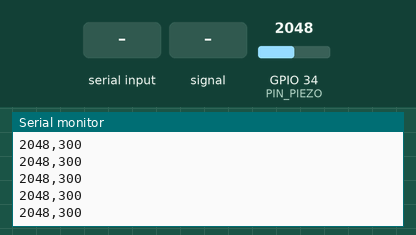
A sketch run on a simulated ESP32. On the bench: the last lines printed to the serial monitor. The inputs (shaded band) are chosen by the test bench; at power-on: GPIO 34 (PIN_PIEZO) = 2048 (analog values on the 0–4095 scale).

Above: at 1.5 s.
1.6 s: "p" received over Serial
3.1 s: "e" received over Serial
At 3.45 s:
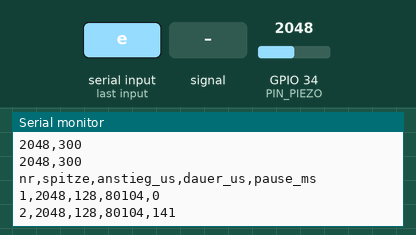
4.6 s: "r" received over Serial
6.1 s: GPIO 34 (PIN_PIEZO) fed a 200 Hz sine of ±327 counts around its level
At 6.4 s:
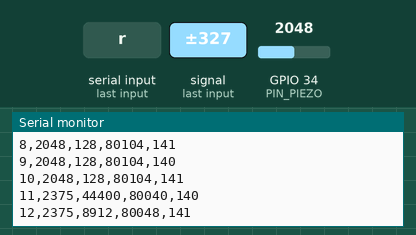
7.6 s: GPIO 34 (PIN_PIEZO) set to 2866
At 7.81 s:
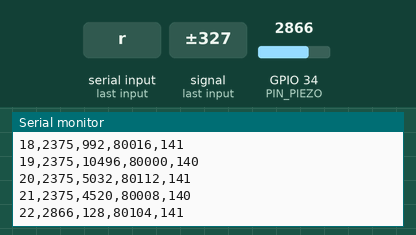
9.1 s: GPIO 34 (PIN_PIEZO) fed a 1000 Hz sine of ±1023 counts around its level
At 9.49 s:
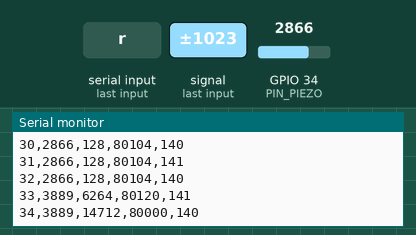
Timing chart, 0 to 11.6 s (numbered marks = the images above; inputs shaded):
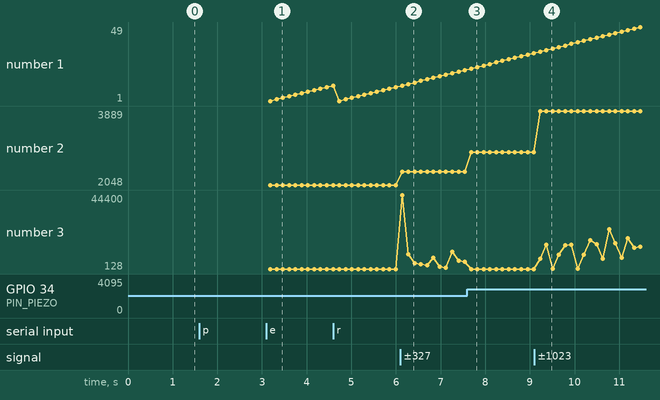

Measured:
- after the input at 3.1 s, the serial monitor: prints a new line at once (image 1)
- after the input at 6.1 s, the serial monitor: prints a new line at once (image 2)
- after the input at 7.6 s, the serial monitor: prints a new line after 0.08 s (image 3)
- after the input at 9.1 s, the serial monitor: prints a new line after 0.13 s (image 4)
- plotted number 2: 2048 → 2375 after the input at 6.1 s, 2375 → 2866 after the input at 7.6 s, 2866 → 3889 after the input at 9.1 s
- plotted number 3: 128 → 4520 after the input at 6.1 s, 128 → 13504 after the input at 9.1 s

The sketch:

stufe1-piezo-test.ino
```cpp
/*
  Zählwerk — Stufe 1: Piezo-Charakterisierung
  --------------------------------------------------------------
  Zweck: herausfinden, ob sich ein Ballaufsetzer sauber von
  Schlägerklappern, Anlehnen und Abstellen trennen lässt.

  Hardware: ESP32 (klassisch), ein Piezo an GPIO 34
            mit Schutzbeschaltung (1 MΩ ∥, 100 kΩ Reihe, 2× 1N4148).

  Bedienung im seriellen Monitor, 115200 Baud:
     p  = Plottermodus   (Hüllkurve, für den seriellen Plotter)
     e  = Ereignismodus  (CSV je erkanntem Ereignis)
     r  = Zähler zurücksetzen
     +/- = Schwelle um 50 anheben / senken
*/

const int PIN_PIEZO   = 34;     // ADC1 — bei aktivem WLAN Pflicht
const int FENSTER_US  = 5000;   // 5 ms Hüllkurvenfenster
const int SPERRE_MS   = 60;     // Nachklingen ausblenden
const int MAX_EREIGNIS_MS = 80; // längeres gilt als Dauerdruck, nicht als Schlag

int      schwelle   = 300;      // Startwert, im Betrieb anpassbar
bool     plotter    = true;
uint32_t nummer     = 0;

void setup() {
  Serial.begin(115200);
  analogReadResolution(12);         // 0..4095
  analogSetAttenuation(ADC_11db);   // bis ca. 3,1 V
  delay(300);
  Serial.println();
  Serial.println("Zaehlwerk Stufe 1 - Piezo-Test");
  Serial.println("p = Plotter, e = Ereignisse, r = Reset, +/- = Schwelle");
  Serial.print  ("Schwelle: "); Serial.println(schwelle);
}

void kommandos() {
  while (Serial.available()) {
    char c = Serial.read();
    if (c == 'p') { plotter = true;  Serial.println("-> Plottermodus"); }
    if (c == 'e') { plotter = false; Serial.println("nr,spitze,anstieg_us,dauer_us,pause_ms"); }
    if (c == 'r') { nummer = 0;      Serial.println("-> Zaehler zurueckgesetzt"); }
    if (c == '+') { schwelle += 50;  Serial.print("Schwelle: "); Serial.println(schwelle); }
    if (c == '-') { schwelle -= 50;  if (schwelle < 50) schwelle = 50;
                    Serial.print("Schwelle: "); Serial.println(schwelle); }
  }
}

/* ---------- Plottermodus: Spitzenwert je 5-ms-Fenster ---------- */
void plotterSchritt() {
  uint32_t start = micros();
  int spitze = 0;
  while ((uint32_t)(micros() - start) < FENSTER_US) {
    int v = analogRead(PIN_PIEZO);
    if (v > spitze) spitze = v;
  }
  // Zwei Kurven: Messwert und Schwelle — im Plotter direkt vergleichbar
  Serial.print(spitze);
  Serial.print(',');
  Serial.println(schwelle);
}

/* ---------- Ereignismodus: ein Datensatz je Schlag ---------- */
void ereignisSchritt() {
  static uint32_t letzteMs = 0;

  if (analogRead(PIN_PIEZO) < schwelle) return;

  uint32_t t0      = micros();
  int      spitze  = 0;
  uint32_t tSpitze = t0;
  uint32_t tEnde   = t0;

  // Solange verfolgen, wie das Signal über einem Drittel der Schwelle bleibt.
  // So bekommen wir Anstiegszeit und Abklingdauer mit.
  const int haltePegel = schwelle / 3;
  while ((uint32_t)(micros() - tEnde) < 3000) {          // 3 ms Ruhe = Ende
    int v = analogRead(PIN_PIEZO);
    if (v > spitze) { spitze = v; tSpitze = micros(); }
    if (v > haltePegel) tEnde = micros();
    if ((uint32_t)(micros() - t0) > (uint32_t)MAX_EREIGNIS_MS * 1000) break;
  }

  uint32_t jetzt = millis();
  uint32_t pause = letzteMs ? (jetzt - letzteMs) : 0;
  letzteMs = jetzt;

  Serial.print(++nummer);              Serial.print(',');
  Serial.print(spitze);                Serial.print(',');
  Serial.print(tSpitze - t0);          Serial.print(',');   // Anstiegszeit in µs
  Serial.print(tEnde - t0);            Serial.print(',');   // Dauer in µs
  Serial.println(pause);                                    // Abstand zum Vorgänger

  delay(SPERRE_MS);
}

void loop() {
  kommandos();
  if (plotter) plotterSchritt();
  else         ereignisSchritt();
}

/*
  Auswertung
  --------------------------------------------------------------
  Im Ereignismodus je 10 Wiederholungen aufnehmen von:
    Ball normal / Ball sanft / Ball am Rand
    Schläger ablegen / Schläger klopfen / anlehnen / Tasse / Ball auf den Boden

  Ausgabe in eine Tabelle kopieren und vergleichen:

    Spitze     — trennt die Fälle schon allein?
    anstieg_us — ein Ball ist scharf (kurz), ein abgelegter Schläger weich (lang)

  Gate: schwächster echter Aufsetzer >= 2× stärkster Störer.
  Wird das nur mit Hilfe von anstieg_us erreicht, ist das auch in Ordnung —
  die Firmware kann beide Merkmale nutzen.
*/
```
